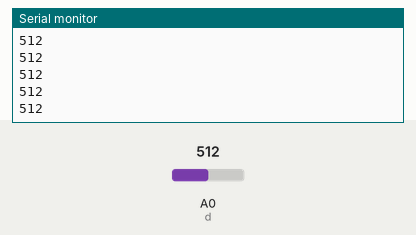
Bench run of a sketch on a simulated Arduino Uno, built with avr-gcc and run on an emulated ATmega328P. Parts: the last lines printed to the serial monitor. The test bench sets the inputs (shaded band); at power-on: A0 (d) = 512.

Above: at 1.2 s.
1.3 s: A0 (d) set to 716
At 2.1 s:
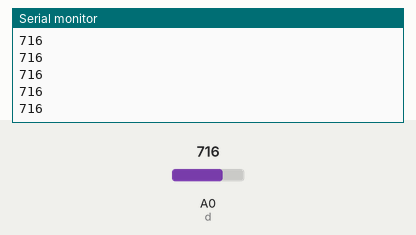
2.8 s: A0 (d) set to 900
At 3.9 s:
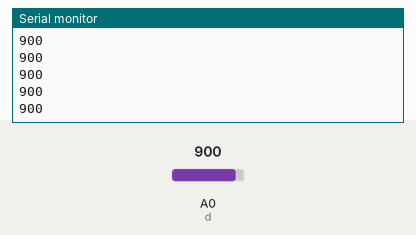
Timing chart, 0 to 5.8 s (numbered marks = the images above; inputs shaded):
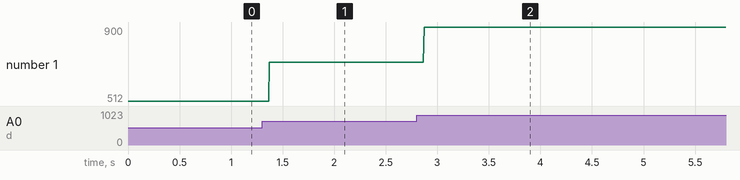

The sketch:

somo_test.ino
```cpp
int a;
int d=14;
int b;
void setup()
{
  Serial.begin(9600);
 pinMode(d, INPUT);
}

void loop()
{
 a = analogRead(d);
b=1023-a;
Serial.println(a);
}
```

Measured:
- after the input at 1.3 s, the serial monitor: prints a new line after 0.07 s (image 1)
- after the input at 2.8 s, the serial monitor: prints a new line after 0.07 s (image 2)
- plotted number 1: 512 → 716 after the input at 1.3 s, 716 → 900 after the input at 2.8 s
